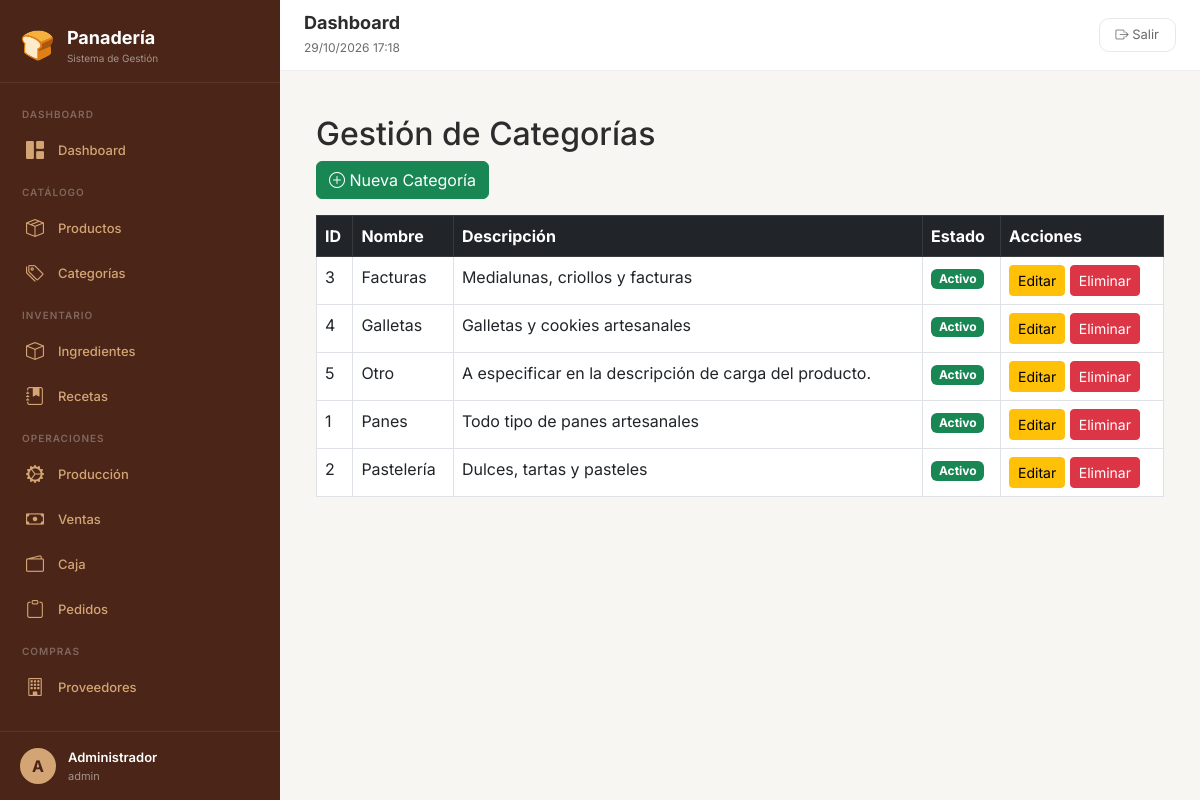
Screenshot of /index.php?modulo=categorias&accion=index (signed in) with the database file from the repository.
### tables this page shows
CREATE TABLE `categorias` (
  `id` int(11) NOT NULL,
  `nombre` varchar(100) NOT NULL,
  `descripcion` text DEFAULT NULL,
  `activo` tinyint(1) DEFAULT 1,
  `created_at` timestamp NOT NULL DEFAULT current_timestamp()
);

### controllers/CategoriasController.php (called while the page is built, shortened)
<?php
require_once __DIR__ . '/../models/Categoria.php';
require_once __DIR__ . '/../includes/funciones.php';
class CategoriasController {
    private $modelo;
    public function __construct() {
        $this->modelo = new Categoria();
    }
    public function index() {
        $categorias = $this->modelo->obtenerTodos(false);
        include 'includes/header.php';
        include 'views/categorias/index.php';
        include 'includes/footer.php';
    }
}
?>

### includes/funciones.php (called while the page is built, shortened)
<?php
function tieneRol($rolNombre) {
    return isset($_SESSION['rol']) && $_SESSION['rol'] === $rolNombre;
}
function esAdmin() {
    return tieneRol('admin');
}
?>

### config/database.php (called while the page is built, shortened)
<?php
function conectarDB() {
    try {
        $pdo = new PDO("mysql:host=" . DB_HOST . ";dbname=" . DB_NAME . ";charset=utf8", DB_USER, DB_PASS);
        $pdo->setAttribute(PDO::ATTR_ERRMODE, PDO::ERRMODE_EXCEPTION);
        $pdo->exec("SET time_zone = '-03:00'");
        return $pdo;
    } catch (PDOException $e) {
        die("Error de conexión: " . $e->getMessage());
    }
}
?>

### models/categoria.php (called while the page is built, shortened)
<?php
require_once __DIR__ . '/../config/database.php';
class Categoria {
    private $pdo;
    public function __construct() {
        $this->pdo = conectarDB();
    }
    public function obtenerTodos($activos = true) {
        $sql = "SELECT * FROM categorias";
        $sql .= " ORDER BY nombre";
        $stmt = $this->pdo->query($sql);
        return $stmt->fetchAll(PDO::FETCH_ASSOC);
    }
}
?>

### views/categorias/index.php (the view, shortened to what this page needs)
<div class="container mt-4">
    <h2>Gestión de Categorías</h2>
    <?php if (esAdmin() || tieneRol('panadero')): ?>
        <a href="index.php?modulo=categorias&accion=crear" class="btn btn-success mb-3">
            <i class="bi bi-plus-circle"></i> Nueva Categoría
        </a>
    <?php endif; ?>
    <div class="table-responsive">
        <table class="table table-bordered table-hover">
            <thead class="table-dark">
                <tr>
                    <th>ID</th>
                    <th>Nombre</th>
                    <th>Descripción</th>
                    <th>Estado</th>
                    <th>Acciones</th>
                </tr>
            </thead>
            <tbody>
                <?php if (empty($categorias)): ?>
                    <tr><td colspan="5" class="text-center">No hay categorías registradas.</td></tr>
                <?php else: ?>
                    <?php foreach ($categorias as $categoria): ?>
                        <tr>
                            <td><?= $categoria['id'] ?></td>
                            <td><?= htmlspecialchars($categoria['nombre']) ?></td>
                            <td><?= htmlspecialchars($categoria['descripcion']) ?></td>
                            <td>
                                <span class="badge <?= $categoria['activo'] ? 'bg-success' : 'bg-danger' ?>">
                                    <?= $categoria['activo'] ? 'Activo' : 'Inactivo' ?>
                                </span>
                            </td>
                            <td>
                                <?php if (esAdmin() || tieneRol('panadero')): ?>
                                    <a href="index.php?modulo=categorias&accion=editar&id=<?= $categoria['id'] ?>" class="btn btn-sm btn-warning">Editar</a>
                                    <a href="index.php?modulo=categorias&accion=eliminar&id=<?= $categoria['id'] ?>" class="btn btn-sm btn-danger" onclick="return confirm('¿Eliminar esta categoría?')">Eliminar</a>
                                <?php else: ?>
                                    <span class="text-muted">Solo lectura</span>
                                <?php endif; ?>
                            </td>
                        </tr>
                    <?php endforeach; ?>
                <?php endif; ?>
            </tbody>
        </table>
    </div>
</div>

### assets/css/estilo.css (style rules this page uses)
:root { --primary: #6C3A2A; --primary-dark: #4A2518; --primary-light: #8B5A4A; --secondary: #D4A574; --accent: #E8C99B; --success: #2D8B46; --warning: #E8A838; --danger: #C0392B; --info: #2D7D8B; --bg-light: #F8F6F3; --bg-white: #FFFFFF; --text-dark: #2C2C2C; --text-gray: #6B6B6B; --text-light: #A8A8A8; --shadow: 0 4px 20px rgba(0, 0, 0, 0.08); --shadow-hover: 0 8px 30px rgba(0, 0, 0, 0.15); --radius: 16px; --radius-sm: 10px; --transition: all 0.3s cubic-bezier(0.4, 0, 0.2, 1); }
* { margin: 0; padding: 0; box-sizing: border-box; }
body { font-family: 'Inter', sans-serif; background: var(--bg-light); color: var(--text-dark); min-height: 100vh; display: flex; margin: 0; }

### rows the page displays
categorias: id "3", nombre "Facturas", descripcion "Medialunas, criollos y facturas", activo "Activo"
categorias: id "4", nombre "Galletas", descripcion "Galletas y cookies artesanales", activo "Activo"
categorias: id "5", nombre "Otro", descripcion "A especificar en la descripción de carga del producto.", activo "Activo"
categorias: id "1", nombre "Panes", descripcion "Todo tipo de panes artesanales", activo "Activo"
categorias: id "2", nombre "Pastelería", descripcion "Dulces, tartas y pasteles", activo "Activo"

### other values shown
substr($_SESSION['usuario_nombre'] ?? 'U', 0, 1) "A"
$_SESSION['usuario_nombre'] "Administrador"
$_SESSION['rol'] "admin"
$titulos[$modulo_actual] "Dashboard"
